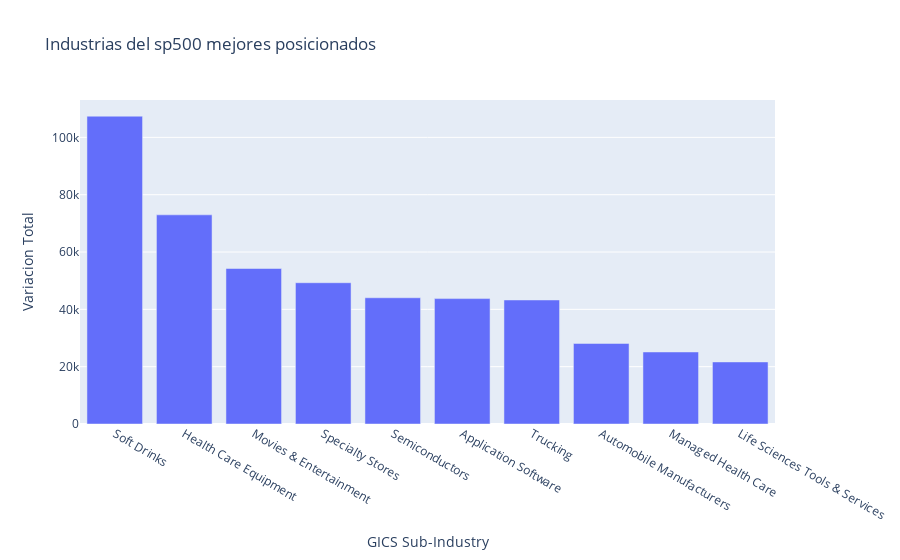

The notebook cell this image was saved under:
### Code cell
fig5 = px.bar(top_industria, x=top_industria.index, y='Variacion Total', title='Industrias del sp500 mejores posicionados')
fig5.show()

### Figure 1 — Plotly figure (JSON) as saved in the notebook; plotly's stock layout.template omitted (floating-point values rounded to 4 significant figures)
{"data": [{"alignmentgroup": "True", "hovertemplate": "GICS Sub-Industry=%{x}<br>Variacion Total=%{y}<extra></extra>", "legendgroup": "", "marker": {"color": "#636efa", "pattern": {"shape": ""}}, "name": "", "offsetgroup": "", "orientation": "v", "showlegend": false, "textposition": "auto", "type": "bar", "x": ["Soft Drinks", "Health Care Equipment", "Movies & Entertainment", "Specialty Stores", "Semiconductors", "Application Software", "Trucking", "Automobile Manufacturers", "Managed Health Care", "Life Sciences Tools & Services"], "xaxis": "x", "y": [107400.0, 72970.0, 54250.0, 49290.0, 44040.0, 43750.0, 43270.0, 28100.0, 25130.0, 21650.0], "yaxis": "y"}], "layout": {"barmode": "relative", "legend": {"tracegroupgap": 0}, "title": {"text": "Industrias del sp500 mejores posicionados"}, "xaxis": {"anchor": "y", "domain": [0, 1], "title": {"text": "GICS Sub-Industry"}}, "yaxis": {"anchor": "x", "domain": [0, 1], "title": {"text": "Variacion Total"}}}}
